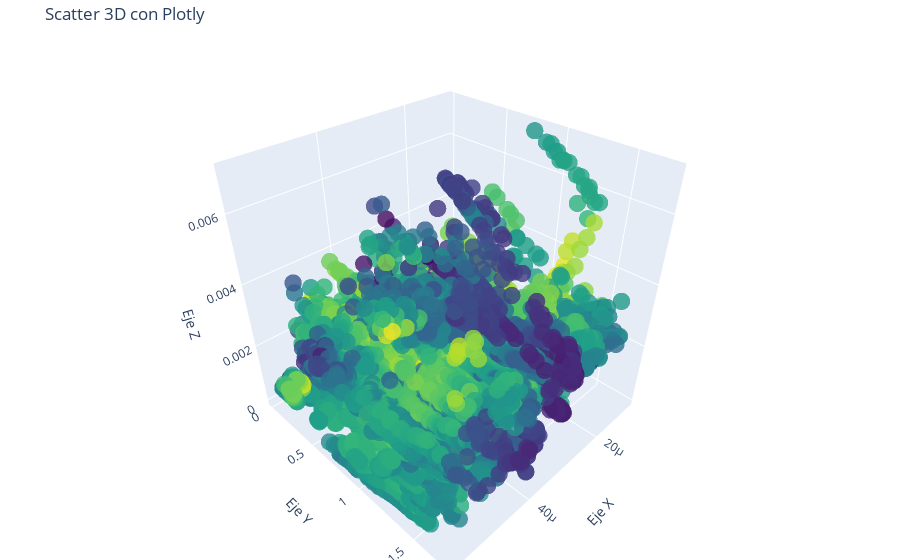

Notebook source saved alongside this figure:
### Code cell
import plotly.graph_objects as go
# Crear figura 3D
fig = go.Figure(data=[go.Scatter3d(
    x=input_PI[:, 1].ravel().ravel() ,
    y=input_PI[:, 2].ravel().ravel() ,
    z=output_PI.ravel() ,
    mode='markers',
    marker=dict(
        size=6,
        color=input_PI[:, 0].ravel().ravel(),           # color según el valor de z
        colorscale='Viridis',
        opacity=0.8
    )
)])

# Configurar diseño
fig.update_layout(
    title='Scatter 3D con Plotly',
    scene=dict(
        xaxis_title='Eje X',
        yaxis_title='Eje Y',
        zaxis_title='Eje Z'
    ),
    margin=dict(l=0, r=0, b=0, t=40)
)

# Mostrar figura
fig.show()

### Figure 1 — Plotly figure (JSON) as saved in the notebook; plotly's stock layout.template omitted (floating-point values rounded to 4 significant figures; data arrays with more than 128 entries replaced by an {"elided": "..."} marker saying what was removed)
{"data": [{"marker": {"color": {"elided": "24579 float values"}, "colorscale": [[0, "#440154"], [0.1111, "#482878"], [0.2222, "#3e4989"], [0.3333, "#31688e"], [0.4444, "#26828e"], [0.5556, "#1f9e89"], [0.6667, "#35b779"], [0.7778, "#6ece58"], [0.8889, "#b5de2b"], [1, "#fde725"]], "opacity": 0.8, "size": 6}, "mode": "markers", "type": "scatter3d", "x": {"elided": "24579 float values"}, "y": {"elided": "24579 float values"}, "z": {"elided": "24579 float values"}}], "layout": {"margin": {"b": 0, "l": 0, "r": 0, "t": 40}, "scene": {"xaxis": {"title": {"text": "Eje X"}}, "yaxis": {"title": {"text": "Eje Y"}}, "zaxis": {"title": {"text": "Eje Z"}}}, "title": {"text": "Scatter 3D con Plotly"}}}
